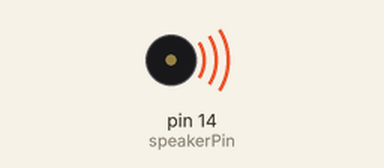
Recording of a sketch running on a simulated Arduino Uno, built with avr-gcc and run on an emulated ATmega328P. Parts: buzzer (waves = sounding).

Above: at 0.1 s.
Timing chart, 0 to 1.6 s (numbered marks = the images above):
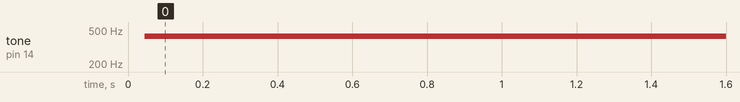

The sketch:

basic.ino
```cpp
int speakerPin = 14;  // A0 as digital pin
int toneFrequency = 440; // Frequency of the tone in Hz

void setup() {
  pinMode(speakerPin, OUTPUT);  // initialize the digital pin as an output.
}

void loop() {
  // Generate a simple square wave
  digitalWrite(speakerPin, HIGH);  // turn the speaker ON
  delayMicroseconds(1000000 / (2 * toneFrequency)); // half of the period (in microseconds) for a 440 Hz wave
  digitalWrite(speakerPin, LOW);  // turn the speaker OFF
  delayMicroseconds(1000000 / (2 * toneFrequency)); // the other half of the period
}
```

Measured:
- by itself, tone on pin 14 (speakerPin): silent → 423 Hz at 0.04 s
